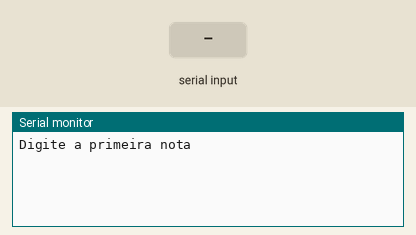
This sketch was run on a simulated Arduino Uno, built with avr-gcc and run on an emulated ATmega328P. Parts: the last lines printed to the serial monitor. The inputs (shaded band) are chosen by the test bench.

Above: at 1.2 s.
1.3 s: "90,45\n" received over Serial
At 2.0 s:
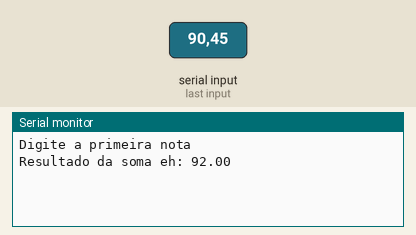
3.8 s: "30,150\n" received over Serial
At 4.6 s:
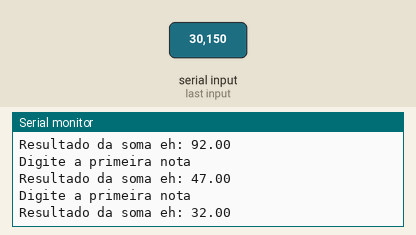
Timing chart, 0 to 6.8 s (numbered marks = the images above; inputs shaded):
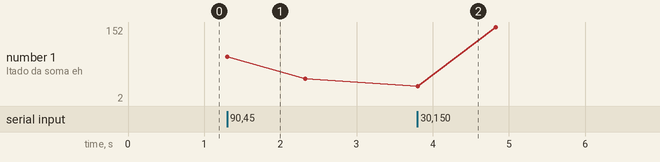

The sketch:

smooth_kup_maimu1.ino
```cpp
// C++ code
//
void setup()
{
 Serial.begin(9600);
}

//Variáveis - criação e inicialização
int nota1 = 0;
int nota2 = 0;
int frequencia = 0;
float soma = 0;

void loop()
{
  //entrada

  Serial.println("Digite a primeira nota");//pergunta
  while(! Serial.available() );//Espera o usuário digitar dar um <Enter>
  nota1 = Serial.parseInt();//resposta do usuário

  nota2 = 2;

  //processamento
  soma = nota1 + nota2;//7 - inteiro (int)

  /*Calcule a média entre duas notas.
Verifique se o aluno foi aprovado:
Aprovado se média é MAIR OU IGUAL A 6 e SE A frequênciaÉ MAIOR OU IGUAL 75%.
Caso contrário, exiba se foi reprovado por nota, por frequência ou por ambos.
Se a média for exatamente 10, exiba: "Parabéns! Nota máxima!*/

  //converte nota1 e nota2 para float antes da conta

  //saida
   Serial.println( "Resultado da soma eh: "+ String(soma) );

  delay(1000);//aguarda 1 segundo antes de rodar o loop novamente
}


/*eu peguei o codigo na variável númerica2 e eu so fiz algumas alterações mais eu não consegui termina*/
```

Measured:
- after the input at 1.3 s, the serial monitor: prints a new line at once (image 1)
- after the input at 3.8 s, the serial monitor: prints a new line at once (image 2)
